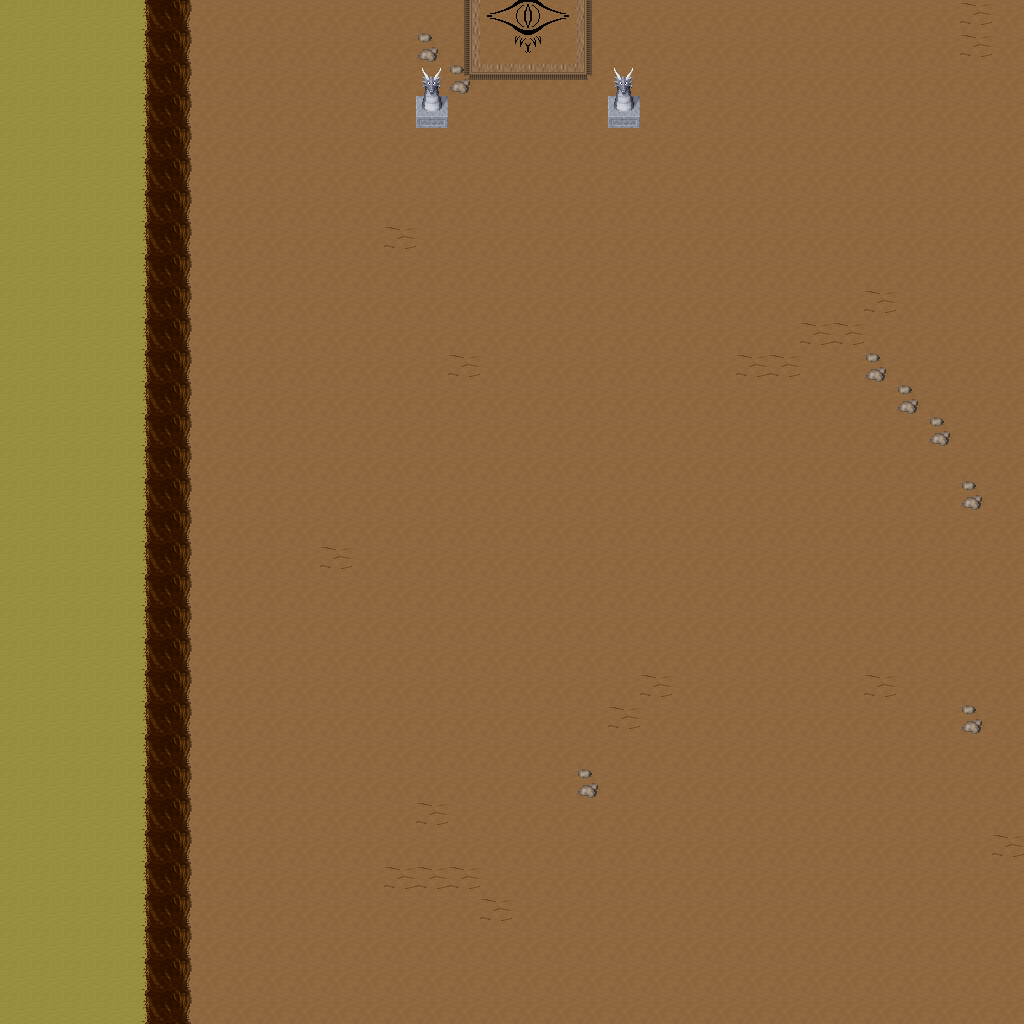

Tiled map render using the project's own tile images. Description and the map definition, with tile-layer contents summarised, below:
An orthogonal 32x32 tile map with 32x32 px tiles, 5 tile layers (Ground, Objects, Objects2, Above, ...), 1 hidden layer not drawn, 20 tilesets.

<map version="1.10" tiledversion="1.11.0" orientation="orthogonal" renderorder="right-down" width="32" height="32" tilewidth="32" tileheight="32" infinite="0" nextlayerid="11" nextobjectid="1">
 <tileset firstgid="1" name="ground_ground" tilewidth="32" tileheight="32" tilecount="33" columns="3">
  <image source="../drawable/ground_ground.png" width="96" height="352" />
 </tileset>
 <tileset firstgid="34" name="ground_ridge_earth_dark" tilewidth="32" tileheight="32" tilecount="96" columns="12">
  <image source="../drawable/ground_ridge_earth_dark.png" width="384" height="256" />
 </tileset>
 <tileset firstgid="130" name="ground_earth_edges" tilewidth="32" tileheight="32" tilecount="18" columns="6">
  <image source="../drawable/ground_earth_edges.png" width="192" height="96" />
 </tileset>
 <tileset firstgid="148" name="ground_rock_pebbles" tilewidth="32" tileheight="32" tilecount="3" columns="1">
  <image source="../drawable/ground_rock_pebbles.png" width="32" height="96" />
 </tileset>
 <tileset firstgid="151" name="item_statue_grey_stone" tilewidth="32" tileheight="32" tilecount="4" columns="2">
  <image source="../drawable/item_statue_grey_stone.png" width="64" height="64" />
 </tileset>
 <tileset firstgid="155" name="ground_square_patch" tilewidth="32" tileheight="32" tilecount="9" columns="3">
  <image source="../drawable/ground_square_patch.png" width="96" height="96" />
 </tileset>
 <tileset firstgid="164" name="ground_eye" tilewidth="32" tileheight="32" tilecount="9" columns="3">
  <image source="../drawable/ground_eye.png" width="96" height="96" />
 </tileset>
 <tileset firstgid="173" name="item_corpse_huge_animal" tilewidth="32" tileheight="32" tilecount="16" columns="2">
  <image source="../drawable/item_corpse_huge_animal.png" width="64" height="256" />
 </tileset>
 <tileset firstgid="189" name="logic_creature_orc" tilewidth="32" tileheight="32" tilecount="6" columns="6">
  <image source="../drawable/logic_creature_orc.png" width="192" height="32" />
 </tileset>
 <tileset firstgid="195" name="logic_collision" tilewidth="32" tileheight="32" tilecount="1" columns="1">
  <image source="../drawable/logic_collision.png" width="32" height="32" />
 </tileset>
 <tileset firstgid="196" name="plant_tree_spruce" tilewidth="32" tileheight="32" tilecount="6" columns="2">
  <image source="../drawable/plant_tree_spruce.png" width="64" height="96" />
 </tileset>
 <tileset firstgid="202" name="plant_tree_evergreen" tilewidth="32" tileheight="32" tilecount="36" columns="3">
  <image source="../drawable/plant_tree_evergreen.png" width="96" height="384" />
 </tileset>
 <tileset firstgid="238" name="plant_bush_bushes" tilewidth="32" tileheight="32" tilecount="10" columns="5">
  <image source="../drawable/plant_bush_bushes.png" width="160" height="64" />
 </tileset>
 <tileset firstgid="248" name="plant_bush_bush_mult_colored" tilewidth="32" tileheight="32" tilecount="6" columns="3">
  <image source="../drawable/plant_bush_bush_mult_colored.png" width="96" height="64" />
 </tileset>
 <tileset firstgid="254" name="plant_stump_small_stump" tilewidth="32" tileheight="32" tilecount="4" columns="2">
  <image source="../drawable/plant_stump_small_stump.png" width="64" height="64" />
 </tileset>
 <tileset firstgid="258" name="plant_bush_large_green" tilewidth="32" tileheight="32" tilecount="9" columns="3">
  <image source="../drawable/plant_bush_large_green.png" width="96" height="96" />
 </tileset>
 <tileset firstgid="267" name="plant_tree_tree_darkgreen" tilewidth="32" tileheight="32" tilecount="88" columns="8">
  <image source="../drawable/plant_tree_tree_darkgreen.png" width="256" height="352" />
 </tileset>
 <tileset firstgid="355" name="ground_dry_grass" tilewidth="32" tileheight="32" tilecount="54" columns="9">
  <image source="../drawable/ground_dry_grass.png" width="288" height="192" />
 </tileset>
 <tileset firstgid="409" name="logic_creature_animal" tilewidth="32" tileheight="32" tilecount="32" columns="8">
  <image source="../drawable/logic_creature_animal.png" width="256" height="128" />
 </tileset>
 <tileset firstgid="441" name="logic_creature_mutant" tilewidth="32" tileheight="32" tilecount="7" columns="7">
  <image source="../drawable/logic_creature_mutant.png" width="224" height="32" />
 </tileset>
 <layer id="1" name="Ground" width="32" height="32">
  <data>[1024 cells, 1024 non-empty, 2 distinct tile ids]</data>
 </layer>
 <layer id="2" name="Objects" width="32" height="32">
  <data>[1024 cells, 91 non-empty, 4 distinct tile ids]</data>
 </layer>
 <layer id="3" name="Objects2" width="32" height="32">
  <data>[1024 cells, 15 non-empty, 10 distinct tile ids]</data>
 </layer>
 <layer id="4" name="Above" width="32" height="32">
  <data>[1024 cells, 2 non-empty, 1 distinct tile ids]</data>
 </layer>
 <layer id="5" name="Above2" width="32" height="32">
  <data>[1024 cells, 0 non-empty, 0 distinct tile ids]</data>
 </layer>
 <layer id="6" name="Walkable" width="32" height="32" visible="0">
  <data>[1024 cells, 66 non-empty, 1 distinct tile ids]</data>
 </layer>
 <objectgroup id="7" name="Mapevents" />
 <objectgroup id="8" name="Spawn" />
 <objectgroup id="9" name="Keys" />
 <objectgroup id="10" name="Replace" />
</map>
